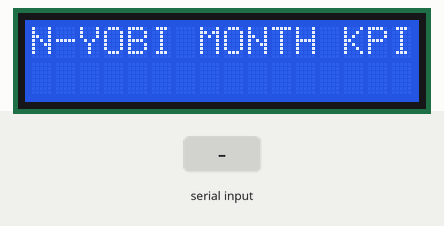
Recording of a sketch running on a simulated Arduino Uno, built with avr-gcc and run on an emulated ATmega328P. On the bench: 16×2 character LCD. The inputs (shaded band) are chosen by the test bench.

Above: at 1.2 s.
1.3 s: "1\n" received over Serial
At 2.2 s:
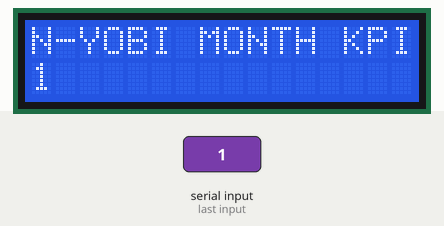
2.9 s: "0\n" received over Serial
At 4.2 s:
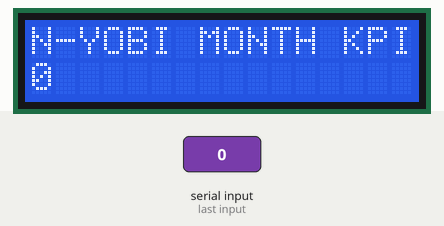
4.5 s: "2\n" received over Serial
At 6.1 s:
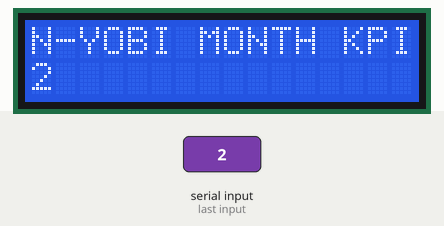
Timing chart, 0 to 7.6 s (numbered marks = the images above; inputs shaded):
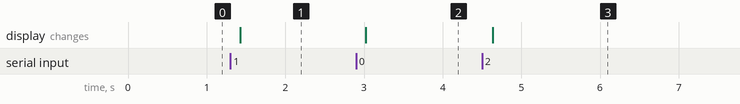

Measured:
- after the input at 1.3 s, the display: changes after 0.13 s (image 1)
- after the input at 2.9 s, the display: changes after 0.12 s (image 2)
- after the input at 4.5 s, the display: changes after 0.13 s (image 3)

The sketch:

sketch_feb22b_lcd.ino
```cpp
#include <Wire.h>
#include <LiquidCrystal_I2C.h>

LiquidCrystal_I2C lcd(0x27, 16, 2); // run ic2_scanner sketch and get the IC2 address, which is 0x3f in my case,it could be 0x3f in many cases

int recieveByte = 0;
String bufferStr = "";

void setup()
{
  lcd.init(); // initialize the lcd
  Serial.begin(9600);
}

void loop()
{
  // データが存在したらバッファを初期化
  if (Serial.available() > 0) {
    bufferStr = "";
  }

  // バッファに読み出し
  while (Serial.available() > 0) {
    recieveByte = Serial.read();
    if (recieveByte == (int)'\n') break;
    bufferStr.concat((char)recieveByte);
    delay(100);
  }

  // set cursor to first line
  lcd.setCursor(0, 0);

  // Print a message to the LCD.
  lcd.backlight();
  lcd.print("N-YOBI MONTH KPI");

  // 受け取ったデータがあるなら表示
  if (bufferStr.length() > 0 && Serial.available() == 0) {
    // デバッグ用 送り返すのは重いのでやらない
//    Serial.print("I received: ");
//    Serial.println(bufferStr);

    lcd.setCursor(0, 1);
    lcd.print(bufferStr);
  }
}
```
